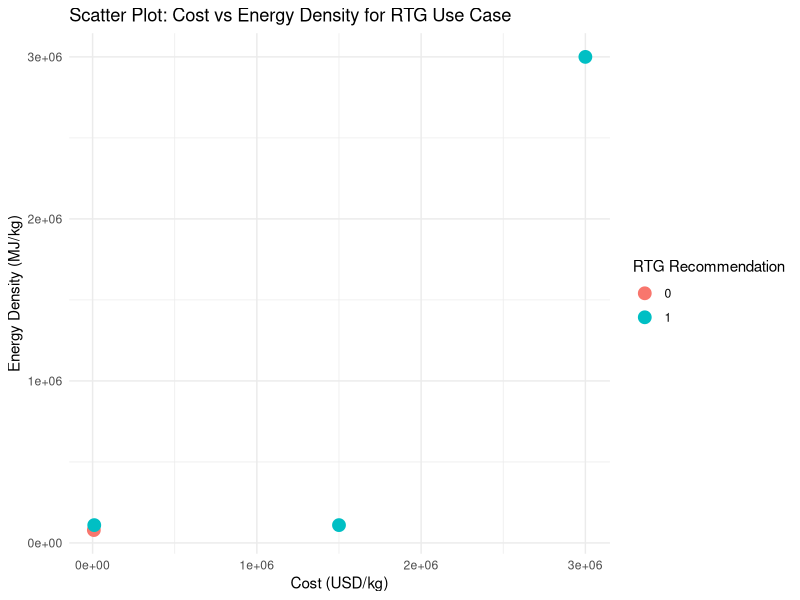
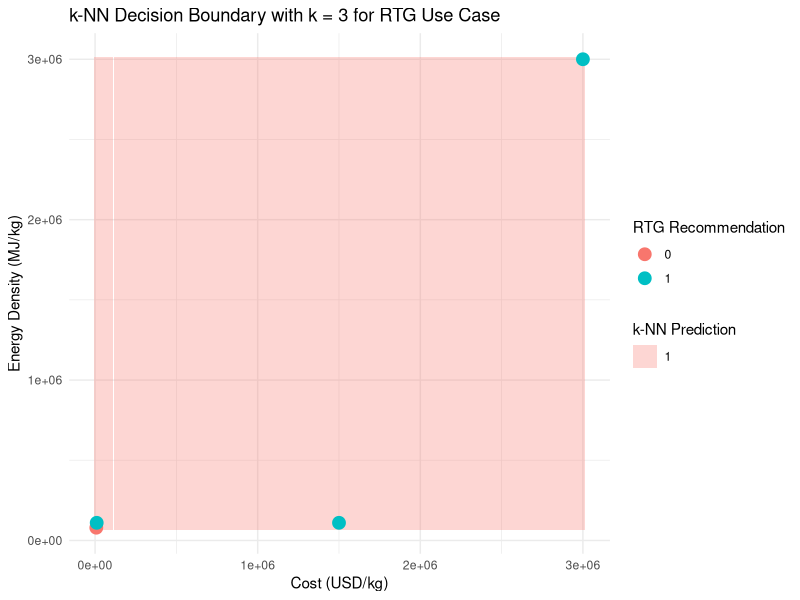
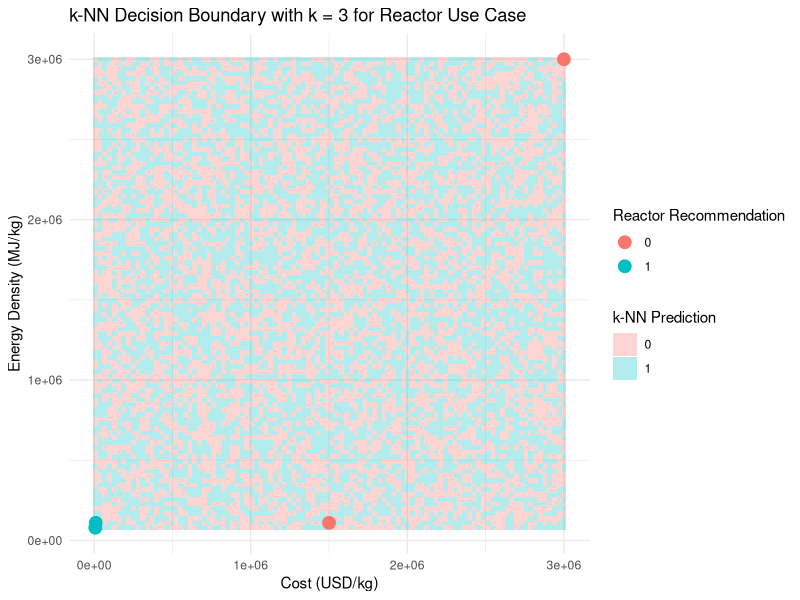

The R script that drew these images, in order:
# Load required libraries
library(ggplot2)
library(dplyr)
library(MASS)
library(class)  # For k-NN algorithm

# Step 1: Data setup
data <- data.frame(
  Element = c("Thorium", "Americium", "Curium", "Neptunium"),
  Cost = c(7500, 1500000, 3000000, 10000),                # Cost in USD/kg
  EnergyDensity = c(79400, 110000, 3000000, 110000),       # Energy Density in MJ/kg
  RTG = c(0, 1, 1, 1),                                    # Recommended for RTG (1/0)
  Reactor = c(1, 0, 0, 1)                                 # Recommended for Reactor (1/0)
)

# View the dataset
print(data)

# Logistic regression for RTG use case
rtg_model <- glm(RTG ~ Cost + EnergyDensity, data = data, family = binomial)

# Logistic regression for Reactor use case
reactor_model <- glm(Reactor ~ Cost + EnergyDensity, data = data, family = binomial)

# Stepwise regression for both models
stepwise_rtg <- stepAIC(rtg_model, direction = "both")
stepwise_reactor <- stepAIC(reactor_model, direction = "both")

# Step 2: Scatter plot of samples
ggplot(data, aes(x = Cost, y = EnergyDensity, color = as.factor(RTG))) +
  geom_point(size = 4) +
  labs(title = "Scatter Plot: Cost vs Energy Density for RTG Use Case",
       x = "Cost (USD/kg)",
       y = "Energy Density (MJ/kg)",
       color = "RTG Recommendation") +
  theme_minimal()

# Step 3: k-NN classification on the dataset

# Define feature matrix and target vector for RTG
features <- data[, c("Cost", "EnergyDensity")]
target_rtg <- data$RTG

# Normalize the data
features_scaled <- as.data.frame(scale(features))

# Create grid for decision boundary
grid <- expand.grid(Cost = seq(min(features_scaled$Cost), max(features_scaled$Cost), length = 100),
                    EnergyDensity = seq(min(features_scaled$EnergyDensity), max(features_scaled$EnergyDensity), length = 100))

# Apply k-NN with k = 3
k <- 3
knn_predictions <- knn(train = features_scaled, test = grid, cl = target_rtg, k = k)

# Convert back to original scale for plotting
grid$Cost <- grid$Cost * sd(features$Cost) + mean(features$Cost)
grid$EnergyDensity <- grid$EnergyDensity * sd(features$EnergyDensity) + mean(features$EnergyDensity)

# Plot k-NN decision boundary
ggplot(grid, aes(x = Cost, y = EnergyDensity)) +
  geom_tile(aes(fill = knn_predictions), alpha = 0.3) +
  geom_point(data = data, aes(x = Cost, y = EnergyDensity, color = as.factor(RTG)), size = 4) +
  labs(title = "k-NN Decision Boundary with k = 3 for RTG Use Case",
       x = "Cost (USD/kg)",
       y = "Energy Density (MJ/kg)",
       fill = "k-NN Prediction",
       color = "RTG Recommendation") +
  theme_minimal()

# Optionally, repeat the k-NN classification for Reactor use case by adjusting target
target_reactor <- data$Reactor
knn_predictions_reactor <- knn(train = features_scaled, test = grid, cl = target_reactor, k = k)

# Plot k-NN decision boundary for Reactor
ggplot(grid, aes(x = Cost, y = EnergyDensity)) +
  geom_tile(aes(fill = knn_predictions_reactor), alpha = 0.3) +
  geom_point(data = data, aes(x = Cost, y = EnergyDensity, color = as.factor(Reactor)), size = 4) +
  labs(title = "k-NN Decision Boundary with k = 3 for Reactor Use Case",
       x = "Cost (USD/kg)",
       y = "Energy Density (MJ/kg)",
       fill = "k-NN Prediction",
       color = "Reactor Recommendation") +
  theme_minimal()
